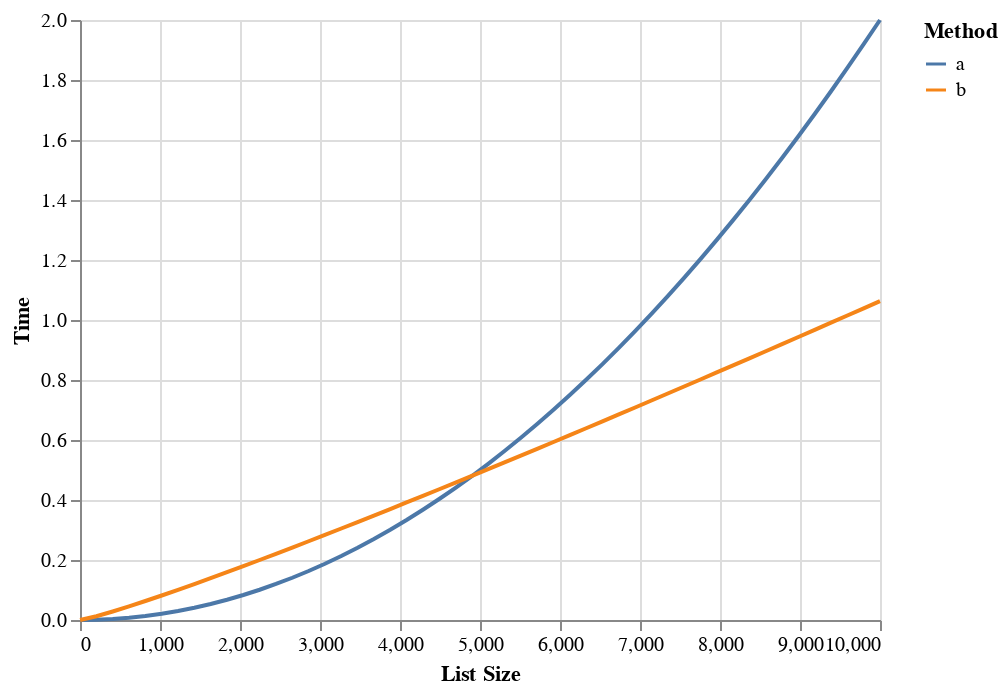

The cell this chart's notebook holds for it:
### Code cell
n = 10**4
x = np.linspace(1, n)

df = pd.concat([
    pd.DataFrame({
        "List Size": x,
        "Time": f_a(x),
        "Method": "a"
    }),
    pd.DataFrame({
        "List Size": x,
        "Time": f_b(x),
        "Method": "b"
    })
])

alt.Chart(df).mark_line().encode(
    x="List Size",
    y="Time",
    color="Method"
)

### Figure 1 — Vega-Lite specification as saved in the notebook (floating-point values rounded to 4 significant figures)
{"config": {"view": {"continuousWidth": 400, "continuousHeight": 300}}, "data": {"name": "data-34cdeb71a39d659e5e219b84636ddc7a"}, "mark": "line", "encoding": {"color": {"field": "Method", "type": "nominal"}, "x": {"field": "List Size", "type": "quantitative"}, "y": {"field": "Time", "type": "quantitative"}}, "$schema": "https://vega.github.io/schema/vega-lite/v4.17.0.json", "datasets": {"data-34cdeb71a39d659e5e219b84636ddc7a": [{"List Size": 1.0, "Time": 2e-08, "Method": "a"}, {"List Size": 205.1, "Time": 0.000841, "Method": "a"}, {"List Size": 409.1, "Time": 0.003348, "Method": "a"}, {"List Size": 613.2, "Time": 0.00752, "Method": "a"}, {"List Size": 817.2, "Time": 0.01336, "Method": "a"}, {"List Size": 1021.0, "Time": 0.02086, "Method": "a"}, {"List Size": 1225.0, "Time": 0.03003, "Method": "a"}, {"List Size": 1429.0, "Time": 0.04087, "Method": "a"}, {"List Size": 1633.0, "Time": 0.05337, "Method": "a"}, {"List Size": 1838.0, "Time": 0.06753, "Method": "a"}, {"List Size": 2042.0, "Time": 0.08336, "Method": "a"}, {"List Size": 2246.0, "Time": 0.1009, "Method": "a"}, {"List Size": 2450.0, "Time": 0.12, "Method": "a"}, {"List Size": 2654.0, "Time": 0.1409, "Method": "a"}, {"List Size": 2858.0, "Time": 0.1633, "Method": "a"}, {"List Size": 3062.0, "Time": 0.1875, "Method": "a"}, {"List Size": 3266.0, "Time": 0.2133, "Method": "a"}, {"List Size": 3470.0, "Time": 0.2408, "Method": "a"}, {"List Size": 3674.0, "Time": 0.27, "Method": "a"}, {"List Size": 3878.0, "Time": 0.3008, "Method": "a"}, {"List Size": 4082.0, "Time": 0.3333, "Method": "a"}, {"List Size": 4286.0, "Time": 0.3674, "Method": "a"}, {"List Size": 4490.0, "Time": 0.4033, "Method": "a"}, {"List Size": 4694.0, "Time": 0.4407, "Method": "a"}, {"List Size": 4898.0, "Time": 0.4799, "Method": "a"}, {"List Size": 5103.0, "Time": 0.5207, "Method": "a"}, {"List Size": 5307.0, "Time": 0.5632, "Method": "a"}, {"List Size": 5511.0, "Time": 0.6073, "Method": "a"}, {"List Size": 5715.0, "Time": 0.6532, "Method": "a"}, {"List Size": 5919.0, "Time": 0.7006, "Method": "a"}, {"List Size": 6123.0, "Time": 0.7498, "Method": "a"}, {"List Size": 6327.0, "Time": 0.8006, "Method": "a"}, {"List Size": 6531.0, "Time": 0.8531, "Method": "a"}, {"List Size": 6735.0, "Time": 0.9072, "Method": "a"}, {"List Size": 6939.0, "Time": 0.963, "Method": "a"}, {"List Size": 7143.0, "Time": 1.02, "Method": "a"}, {"List Size": 7347.0, "Time": 1.08, "Method": "a"}, {"List Size": 7551.0, "Time": 1.14, "Method": "a"}, {"List Size": 7755.0, "Time": 1.203, "Method": "a"}, {"List Size": 7959.0, "Time": 1.267, "Method": "a"}, {"List Size": 8163.0, "Time": 1.333, "Method": "a"}, {"List Size": 8368.0, "Time": 1.4, "Method": "a"}, {"List Size": 8572.0, "Time": 1.469, "Method": "a"}, {"List Size": 8776.0, "Time": 1.54, "Method": "a"}, {"List Size": 8980.0, "Time": 1.613, "Method": "a"}, {"List Size": 9184.0, "Time": 1.687, "Method": "a"}, {"List Size": 9388.0, "Time": 1.763, "Method": "a"}, {"List Size": 9592.0, "Time": 1.84, "Method": "a"}, {"List Size": 9796.0, "Time": 1.919, "Method": "a"}, {"List Size": 10000.0, "Time": 2.0, "Method": "a"}, {"List Size": 1.0, "Time": 0.0, "Method": "b"}, {"List Size": 205.1, "Time": 0.0126, "Method": "b"}, {"List Size": 409.1, "Time": 0.0284, "Method": "b"}, {"List Size": 613.2, "Time": 0.04543, "Method": "b"}, {"List Size": 817.2, "Time": 0.06325, "Method": "b"}, {"List Size": 1021.0, "Time": 0.08167, "Method": "b"}, {"List Size": 1225.0, "Time": 0.1006, "Method": "b"}, {"List Size": 1429.0, "Time": 0.1199, "Method": "b"}, {"List Size": 1633.0, "Time": 0.1395, "Method": "b"}, {"List Size": 1838.0, "Time": 0.1594, "Method": "b"}, {"List Size": 2042.0, "Time": 0.1796, "Method": "b"}, {"List Size": 2246.0, "Time": 0.2, "Method": "b"}, {"List Size": 2450.0, "Time": 0.2206, "Method": "b"}, {"List Size": 2654.0, "Time": 0.2415, "Method": "b"}, {"List Size": 2858.0, "Time": 0.2625, "Method": "b"}, {"List Size": 3062.0, "Time": 0.2837, "Method": "b"}, {"List Size": 3266.0, "Time": 0.305, "Method": "b"}, {"List Size": 3470.0, "Time": 0.3265, "Method": "b"}, {"List Size": 3674.0, "Time": 0.3481, "Method": "b"}, {"List Size": 3878.0, "Time": 0.3699, "Method": "b"}, {"List Size": 4082.0, "Time": 0.3917, "Method": "b"}, {"List Size": 4286.0, "Time": 0.4137, "Method": "b"}, {"List Size": 4490.0, "Time": 0.4358, "Method": "b"}, {"List Size": 4694.0, "Time": 0.4581, "Method": "b"}, {"List Size": 4898.0, "Time": 0.4804, "Method": "b"}, {"List Size": 5103.0, "Time": 0.5028, "Method": "b"}, {"List Size": 5307.0, "Time": 0.5253, "Method": "b"}, {"List Size": 5511.0, "Time": 0.5479, "Method": "b"}, {"List Size": 5715.0, "Time": 0.5706, "Method": "b"}, {"List Size": 5919.0, "Time": 0.5933, "Method": "b"}, {"List Size": 6123.0, "Time": 0.6162, "Method": "b"}, {"List Size": 6327.0, "Time": 0.6391, "Method": "b"}, {"List Size": 6531.0, "Time": 0.6621, "Method": "b"}, {"List Size": 6735.0, "Time": 0.6852, "Method": "b"}, {"List Size": 6939.0, "Time": 0.7084, "Method": "b"}, {"List Size": 7143.0, "Time": 0.7316, "Method": "b"}, {"List Size": 7347.0, "Time": 0.7549, "Method": "b"}, {"List Size": 7551.0, "Time": 0.7782, "Method": "b"}, {"List Size": 7755.0, "Time": 0.8017, "Method": "b"}, {"List Size": 7959.0, "Time": 0.8251, "Method": "b"}, {"List Size": 8163.0, "Time": 0.8487, "Method": "b"}, {"List Size": 8368.0, "Time": 0.8723, "Method": "b"}, {"List Size": 8572.0, "Time": 0.8959, "Method": "b"}, {"List Size": 8776.0, "Time": 0.9196, "Method": "b"}, {"List Size": 8980.0, "Time": 0.9434, "Method": "b"}, {"List Size": 9184.0, "Time": 0.9672, "Method": "b"}, {"List Size": 9388.0, "Time": 0.9911, "Method": "b"}, {"List Size": 9592.0, "Time": 1.015, "Method": "b"}, {"List Size": 9796.0, "Time": 1.039, "Method": "b"}, {"List Size": 10000.0, "Time": 1.063, "Method": "b"}]}}
